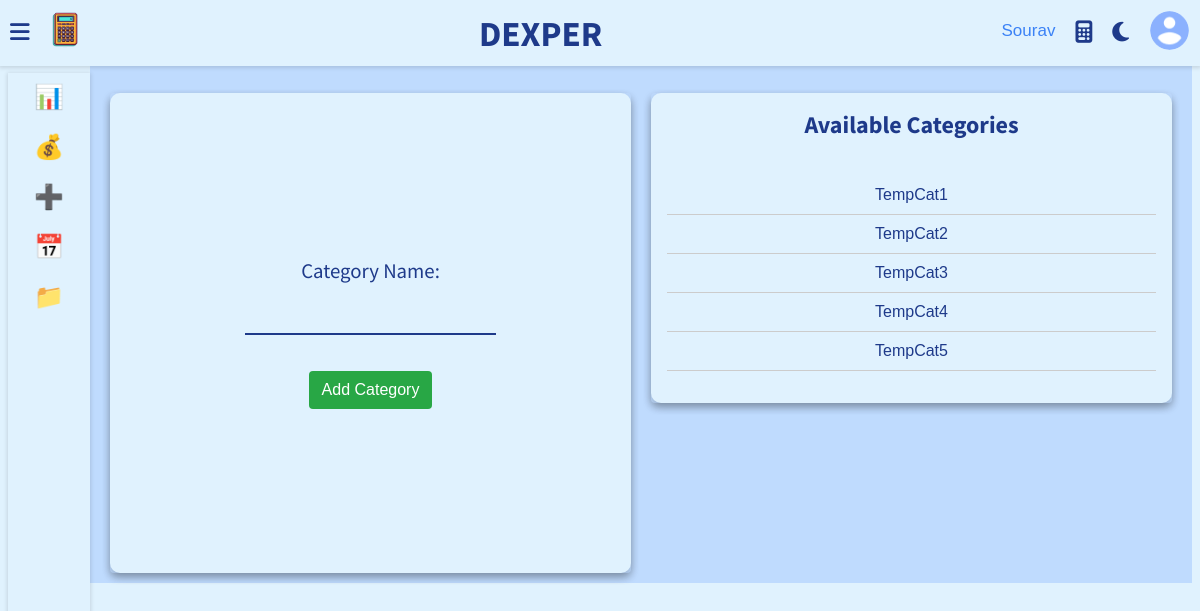
Page /templates/12-Add-Category.php (signed in) on the committed database.
### tables this page shows
CREATE TABLE `user` (
  `Full_Name` varchar(40) NOT NULL,
  `Email` varchar(255) NOT NULL,
  `Username` varchar(255) NOT NULL,
  `UserId` int(11) NOT NULL,
  `Password` varchar(32) NOT NULL,
  `Photo` varchar(255) NOT NULL,
  `RegDate` timestamp NOT NULL DEFAULT current_timestamp()
);

CREATE TABLE `category` (
  `CategoryId` int(11) NOT NULL,
  `UserId` int(11) NOT NULL,
  `CategoryName` varchar(255) NOT NULL
);

### init.php (called while the page is built, shortened)
<?php
    include_once 'connection.php';
    include_once 'user.php';
    include_once 'cat.php';
    global $pdo;
    $getFromC = new Category($pdo);
    $getFromU = new User($pdo);
?>

### user.php (called while the page is built, shortened)
<?php
    class User extends Base{
        function __construct($pdo)
        {
            $this->pdo = $pdo;
        }
        public function Photofetch($UserId) {
            $stmt = $this->pdo->prepare("SELECT Photo FROM user WHERE UserId = :UserId");
            $stmt->bindParam(":UserId", $UserId, PDO::PARAM_INT);
            $stmt->execute();
            $user = $stmt->fetch(PDO::FETCH_OBJ);
            return $user->Photo;
        }
        public function fetchUsername($UserId) {
            $stmt = $this->pdo->prepare("SELECT Username FROM user WHERE UserId = :UserId");
            $stmt->bindParam(":UserId", $UserId, PDO::PARAM_INT);
            $stmt->execute();
            $user = $stmt->fetch(PDO::FETCH_OBJ);
            return $user->Username;
        }
    }
?>

### cat.php (called while the page is built, shortened)
<?php
class Category extends Base
{
    function __construct($pdo)
    {
        $this->pdo = $pdo;
    }
    public function getAllCategories($UserId)
    {
        $stmt = $this->pdo->prepare("SELECT * FROM category WHERE UserId = :user");
        $stmt->bindParam(":user", $UserId, PDO::PARAM_INT);
        $stmt->execute();
        return $stmt->fetchAll(PDO::FETCH_OBJ);
    }
}

### templates/12-Add-Category.php (the view, shortened to what this page needs)
<?php
include_once "../init.php";
include_once 'skeleton.php';
$categories = $getFromC->getAllCategories($_SESSION['UserId']);
?>
<div class="wrapper">
    <div class="row">
        <div class="col-6 col-m-6 col-sm-6">
            <div class="card">
                <div class="counter" style="height: 60vh; display: flex; align-items: center; justify-content: center;">
                    <form action="" method="post">
                        <div>
                            <label class="add-category-label" style="font-family: 'Source Sans Pro'; font-size: 1.3em; color: var(--main-color);">Category Name:</label><br><br>
                            <input class="text-input" type="text" name="categoryName" required="true" style="width: 100%; padding-top: 8px;  color: var(--main-color);"><br><br>
                        </div>
                        <div><br>
                            <button type="submit" class="pressbutton" name="addCategory">Add Category</button>
                        </div>
                    </form>
                </div>
            </div>
        </div>
        <div class="col-6 col-m-6 col-sm-6">
            <div class="card">
                <div class="counter" style="display: flex; flex-direction: column; align-items: center; justify-content: center; gap: 20px;">
                    <h3 style="font-family: 'Source Sans Pro'; font-size: 1.5em;  color: var(--main-color);">Available Categories</h3>
                    <ul style="list-style-type: none; padding: 0; width: 100%; text-align: center; color: var(--main-color);">
                        <?php foreach ($categories as $category): ?>
                            <li style="padding: 10px; border-bottom: 1px solid #ccc;"><?php echo htmlspecialchars($category->CategoryName); ?></li>
                        <?php endforeach; ?>
                    </ul>
                </div>
            </div>
        </div>
    </div>
</div>

### templates/skeleton.php (shortened to what this page needs)
<?php
include_once "../init.php";
$pic = $getFromU->Photofetch($_SESSION['UserId']);
$pic = '"' . $pic . '"';
$username = $getFromU->fetchUsername($_SESSION['UserId']);
?>
<!DOCTYPE html>
<head>
    <link rel="stylesheet" href="https://cdnjs.cloudflare.com/ajax/libs/font-awesome/6.5.2/css/all.min.css" />
    <link rel="stylesheet" type="text/css" href="https://cdnjs.cloudflare.com/ajax/libs/Chart.js/2.9.3/Chart.min.css">
    <link rel="stylesheet" href="../static/css/skeleton.css">
    <link rel="stylesheet" href="../static/css/11-changepass.css">
    <link rel="stylesheet" href="../static/css/7-Datewise.css">
    <link rel="stylesheet" href="https://stackpath.bootstrapcdn.com/font-awesome/4.7.0/css/font-awesome.min.css">
    <link rel="stylesheet" href="../static/css/yearpicker.css">
    <link rel="stylesheet" href="../static/css/6-Manage-Expenses.css">
</head>
<body class="overlay-scrollbar sidebar-expand">
    <div class="navbar">
        <ul class="navbar-nav">
            <li class="nav-item">
                <a class='nav-link'>
                    <i class="fas fa-bars" onclick="collapseSidebar()"></i>
                </a>
            </li>
            <li class="nav-item">
                <img src="../static/images/expenseic.png" alt="" class="logo">
            </li>
        </ul>
        <h1 class="navbar-text">DEXPER</h1>
        <ul class="navbar-nav nav-right">
            <li class="nav-item">
                <span class="nav-link"><?php echo htmlspecialchars($username); ?></span>
            </li>
            <li class="nav-item">
                <a class="nav-link" href="#" onclick="toggleCalculator()">
                    <i class="fa-solid fa-calculator" style="transition: transform 0.3s ease; cursor: pointer;" onmouseover="this.style.transform='scale(1.2)'" onmouseout="this.style.transform='scale(1)'"></i>
                </a>
            </li>
            <li class="nav-item">
                <a class="nav-link" href="#" onclick="switchTheme()">
                    <i class="fas fa-moon dark-icon icon-hover" style="transition: transform 0.3s ease; cursor: pointer;" onmouseover="this.style.transform='scale(1.2)'" onmouseout="this.style.transform='scale(1)'"></i>
                </a>
            </li>
            <li class="nav-item">
                <div class="avt dropdown">
                    <img src=<?php echo $pic ?> alt="" class="dropdown-toggle" data-toggle="user-menu"  style="transition: transform 0.3s ease; cursor: pointer;" onmouseover="this.style.transform='scale(1.2)'" onmouseout="this.style.transform='scale(1)'">
                </div>
            </li>
        </ul>
    </div>
    <div class="sidebar">
        <ul class="sidebar-nav" id="sidebar-nav">
            <li class="sidebar-nav-item">
                <a href="3-Dashboard.php" class="sidebar-nav-link">
                    <div>
                    <span class="icon-sidebar">📊</span>
                    </div>
                </a>
            </li>
            <li class="sidebar-nav-item">
                <a href="4-Set-Budget.php" class="sidebar-nav-link">
                    <div>
                        <span class="icon-sidebar">💰</span>
                    </div>
                </a>
            </li>
            <li class="sidebar-nav-item" id="Expense" onclick="open1()">
                <a href="#" class="sidebar-nav-link">
                    <div>
                        <span class="icon-sidebar">➕</span>
                    </div>
                </a>
            </li>
            <li class="sidebar-nav-item" id="ER" onclick="open2()">
                <a href="#" class="sidebar-nav-link">
                    <div>
                        <span class="icon-sidebar">📅</span>
                    </div>
                </a>
            </li>
            <li class="sidebar-nav-item" id="Category" onclick="open3()">
                <a href="#" class="sidebar-nav-link">
                    <div>
                        <span class="icon-sidebar">📁</span>
                    </div>
                </a>
            </li>
        </ul>
    </div>
</body>

### static/css/skeleton.css (style rules this page uses)
.light { --main-bg-color: var(--light-background); --second-bg-color: var(--light-second-background); --main-color: var(--light-color); --second-color: var(--light-second-color); }
* { box-sizing: border-box; }
body { font-family: Verdana, Helvetica, sans-serif; background: var(--main-bg-color); color: var(--main-color); }
.navbar { display: flex; flex-direction: row; background: var(--main-bg-color); color: var(--main-color); position: fixed; top: 0; right: 0; left: 0; z-index: 101; box-shadow: rgba(0, 0, 0, 0.12) 0px 1px 4px 1px; }
.navbar-nav { list-style: none; display: flex; flex-direction: row; padding-left: 0; margin-bottom: 0; margin-top: 0; }
.nav-link { float: left; text-align: center; padding: 21px 10px; text-decoration: none; font-size: 17px; color: var(--second-color); position: relative; }
.navbar-nav i { font-size: 1.4rem; color: var(--main-color); }
.nav-right { margin-left: auto; }
.navbar-text { position: relative; margin: auto; width: 80%; text-align: center; font-family: "Neuropolitical", "Source Sans Pro"; font-size: 2.2em; }
.logo { height: 60px; padding: 10px; }
.avt img { width: 39px; height: 39px; border-radius: 50%; }
.avt { padding: 11px; }
.dropdown { position: relative; }
.wrapper { padding: 10px; margin-left: 82px; padding-top: 75px; background: var(--second-bg-color); transition: margin-left 0.5s; }
.sidebar { width: 82px; height: 100vh; position: fixed; margin-top: 65px; background: var(--main-bg-color); box-shadow: rgba(0, 0, 0, 0.12) 0px 1px 4px 1px; overflow: hidden; z-index: 100; transition: width 0.5s; }
.sidebar-nav { list-style: none; padding: 0; margin: 0; display: flex; flex-direction: column; align-items: center; height: 100vh; }
.sidebar-nav-item { width: 100%; }
.sidebar-nav-link { display: flex; align-items: center; color: var(--main-color); text-decoration: none; }
.sidebar-nav-link div { min-width: 82px; height: 50px; position: relative; }
.card { background: var(--main-bg-color); color: var(--main-color); border-radius: 10px; margin-bottom: -10px; box-shadow: 0 4px 8px 0 rgba(0, 0, 0, 0.2); }
.row { display: flex; flex-wrap: wrap; flex-direction: row; }
.card h3 { margin: 0; }
.row:before, .row:after { box-sizing: border-box; }
[class*="col-"] { padding: 10px; }
@media only screen and (min-width: 600px) { [class*="col-"] { width: 100%; } }
@media only screen and (min-width: 600px) { .col-sm-6 { width: 50%; } }
@media only screen and (min-width: 768px) { .col-m-6 { width: 50%; } }
@media screen and (min-width: 992px) { .col-6 { width: 50%; } }
.counter { padding: 16px; text-align: center; color: #2a2a2a; border-radius: 4px; box-shadow: 0 4px 8px 0 rgba(0, 0, 0, 0.2); }
.pressbutton { display: inline-block; font-weight: 400; color: #212529; text-align: center; border: 1px solid transparent; padding: 0.375rem 0.75rem; font-size: 1rem; line-height: 1.5; border-radius: 0.25rem; color: #fff; background-color: #28a745; }
.text-input { color: var(--main-color); font-size: 1.2em; background: rgba(0, 0, 0, 0); text-align: center; border: none; outline: none; border-bottom: 2px solid var(--main-color); }
button { border: none; outline: none; cursor: pointer; }

### templates/skeleton.php (style rules this page uses)
.icon-sidebar { display: flex; justify-content: center; align-items: center; font-size: 1.5em; margin-top: 10px; }

### rows in the picture
user: Username "Sourav", Photo (picture)
category: CategoryName "TempCat1"
category: CategoryName "TempCat2"
category: CategoryName "TempCat3"
category: CategoryName "TempCat4"
category: CategoryName "TempCat5"
